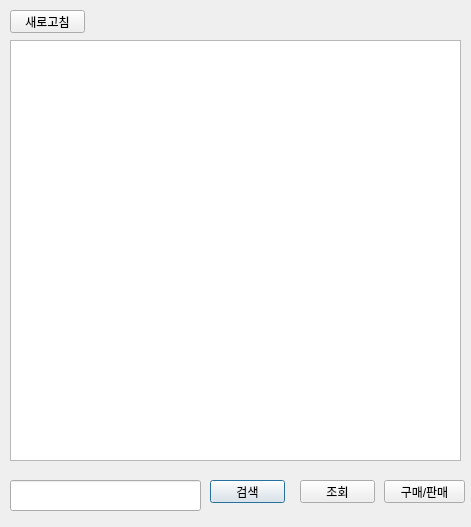
<?xml version="1.0" encoding="UTF-8"?>
<ui version="4.0">
 <class>Dialog</class>
 <widget class="QDialog" name="Dialog">
  <property name="geometry">
   <rect>
    <x>0</x>
    <y>0</y>
    <width>471</width>
    <height>527</height>
   </rect>
  </property>
  <property name="windowTitle">
   <string>Dialog</string>
  </property>
  <widget class="QListView" name="list_main">
   <property name="geometry">
    <rect>
     <x>10</x>
     <y>40</y>
     <width>451</width>
     <height>421</height>
    </rect>
   </property>
  </widget>
  <widget class="QPushButton" name="search_list">
   <property name="geometry">
    <rect>
     <x>210</x>
     <y>480</y>
     <width>75</width>
     <height>23</height>
    </rect>
   </property>
   <property name="text">
    <string>검색</string>
   </property>
  </widget>
  <widget class="QPushButton" name="pushButton_2">
   <property name="geometry">
    <rect>
     <x>300</x>
     <y>480</y>
     <width>75</width>
     <height>23</height>
    </rect>
   </property>
   <property name="text">
    <string>조회</string>
   </property>
  </widget>
  <widget class="QLineEdit" name="lineEdit">
   <property name="geometry">
    <rect>
     <x>10</x>
     <y>480</y>
     <width>191</width>
     <height>31</height>
    </rect>
   </property>
  </widget>
  <widget class="QPushButton" name="search_list_3">
   <property name="geometry">
    <rect>
     <x>10</x>
     <y>10</y>
     <width>75</width>
     <height>23</height>
    </rect>
   </property>
   <property name="text">
    <string>새로고침</string>
   </property>
  </widget>
  <widget class="QPushButton" name="pushButton_3">
   <property name="geometry">
    <rect>
     <x>384</x>
     <y>480</y>
     <width>81</width>
     <height>23</height>
    </rect>
   </property>
   <property name="text">
    <string>구매/판매</string>
   </property>
  </widget>
 </widget>
 <resources/>
 <connections/>
</ui>
